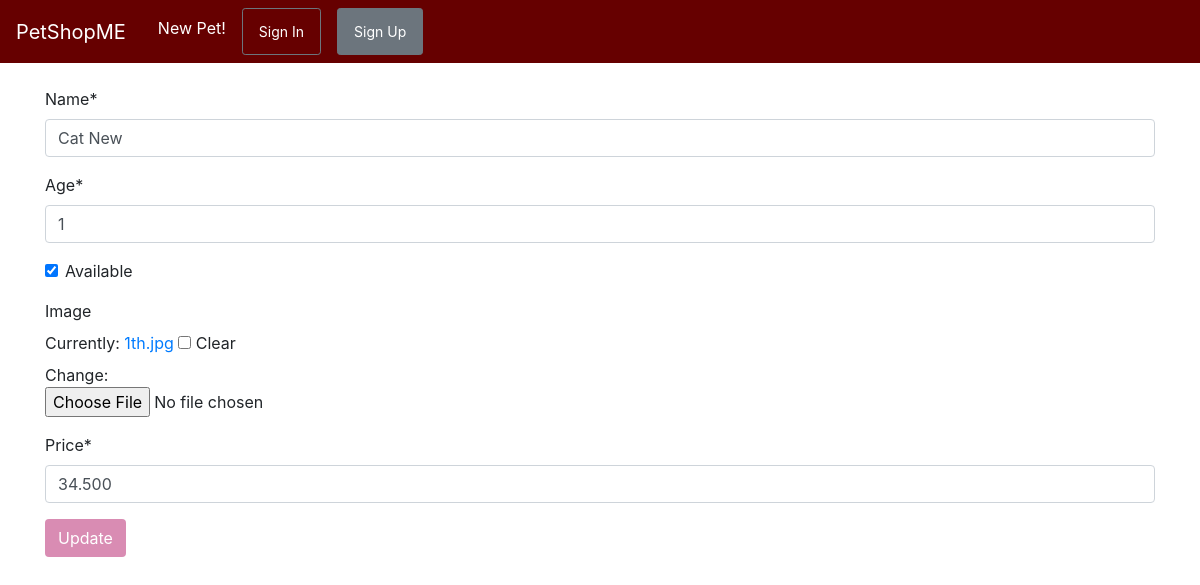
Page /petshop/1/update on the committed database.
### petshop/models.py (models this page shows, shortened)
class PetModel(models.Model):
	owner=models.ForeignKey(User, default=1, on_delete=models.CASCADE)
	name=models.CharField(max_length=30)
	age=models.IntegerField()
	available=models.BooleanField(default=True)
	image=models.ImageField(null=True, blank=True)
	price=models.DecimalField(max_digits=5, decimal_places=3)

### petshop/views.py (the view)
# urls.py: path('petshop/<int:pet_id>/update', views.pet_update,name="pet-update"),
def pet_update(request, pet_id):
	pet = PetModel.objects.get(id=pet_id)
	form = PetForm(instance=pet)
	if request.method == "POST":
		form = PetForm(request.POST, request.FILES, instance=pet)
		if form.is_valid():
			form.save()
			messages.success(request, 'pet details updated.')
			return redirect("pet-detail", pet_id)
	context = {
		"pet":pet,
		"form":form
	}
	return render(request, 'pet_update.html', context)

### petshop/forms.py
class PetForm(forms.ModelForm):
	class Meta:
		model =PetModel
		exclude  = ['owner']

### petshop/templates/pet_update.html (shortened to what this page needs)
{% extends "base.html" %}
{% load crispy_forms_tags %}
{% block content %}
	<form action="{% url 'pet-update' pet.id %}" method="POST" enctype="multipart/form-data">
		{{form|crispy}}
		<input type="submit" value="Update" class="btn" style="background-color: #d98cb3; color: white;">
	</form>
{% endblock content %}

### rows in the picture
PetModel: name "Cat New", age "1", available "☑", price "34.500"
